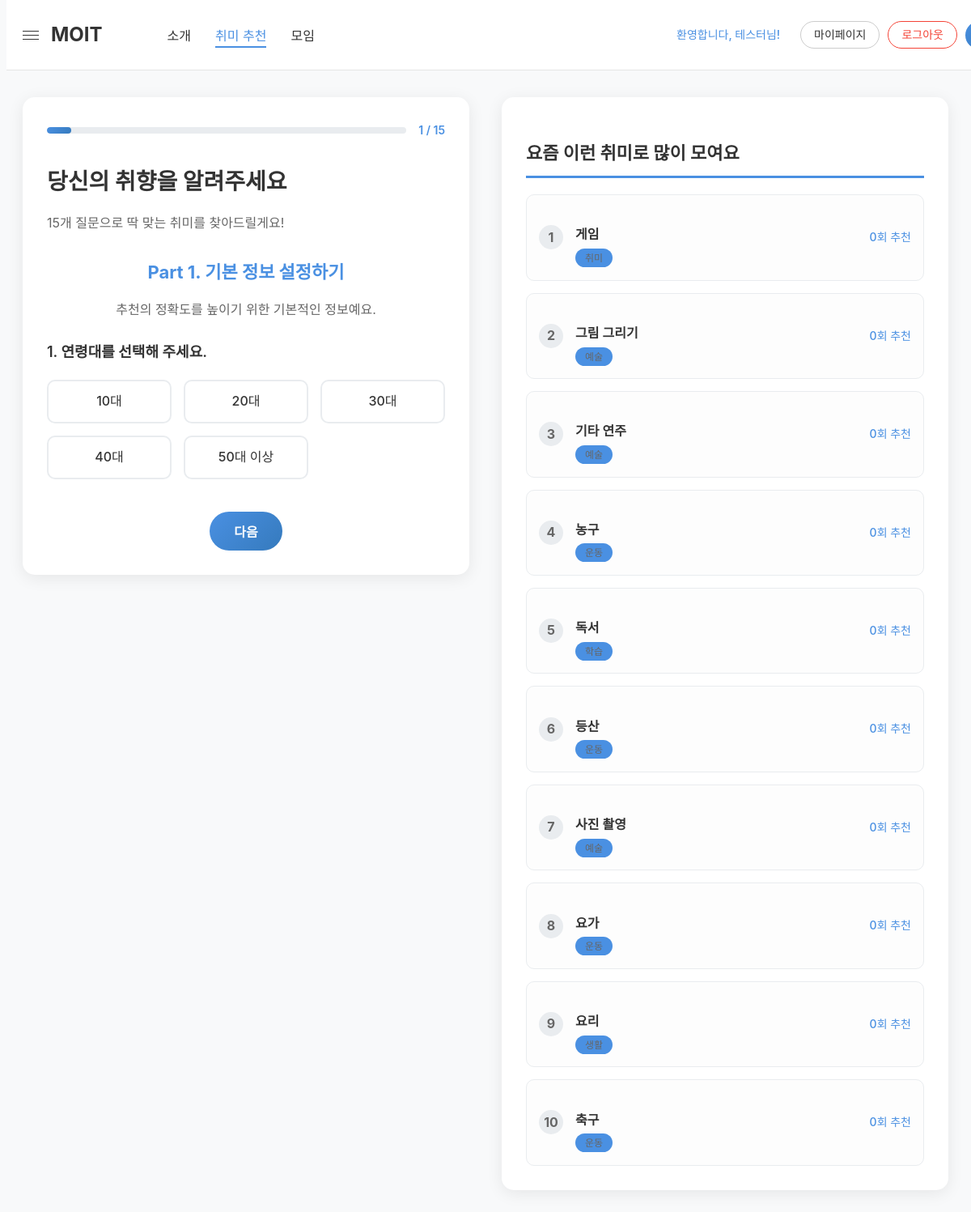
The page /php/hobby_recommendation.php (signed in) on the database its author committed.
### tables this page shows
CREATE TABLE IF NOT EXISTS hobbies (
    id INT AUTO_INCREMENT PRIMARY KEY,
    name VARCHAR(50) NOT NULL COMMENT '취미명',
    category VARCHAR(30) NOT NULL COMMENT '카테고리 (운동, 예술, 학습 등)',
    description TEXT COMMENT '취미 설명',
    difficulty_level ENUM('초급', '중급', '고급') DEFAULT '초급' COMMENT '난이도',
    activity_type ENUM('실내', '실외', '혼합') DEFAULT '혼합' COMMENT '활동 장소',
    group_size ENUM('개인', '소그룹', '대그룹', '상관없음') DEFAULT '상관없음' COMMENT '참여 인원',
    cost_level ENUM('무료', '저비용', '중비용', '고비용') DEFAULT '저비용' COMMENT '비용 수준',
    physical_level ENUM('낮음', '보통', '높음') DEFAULT '보통' COMMENT '체력 요구도',
    created_at TIMESTAMP DEFAULT CURRENT_TIMESTAMP,
    INDEX idx_category (category),
    INDEX idx_activity_type (activity_type),
    INDEX idx_physical_level (physical_level)
);

### php/config.php (called while the page is built, shortened)
<?php
function isLoggedIn() {
    return isset($_SESSION['user_id']);
}
?>

### php/hobby_recommendation.php (the view, shortened to what this page needs)
<?php
require_once 'config.php';
$recommendations = [];
$popular_hobbies = [];
try {
    $pdo = getDBConnection();
    $stmt = $pdo->query("
        SELECT h.*, COUNT(hr.hobby_id) as recommendation_count
        FROM hobbies h
        LEFT JOIN hobby_recommendations hr ON h.id = hr.hobby_id
        GROUP BY h.id
        ORDER BY recommendation_count DESC, h.name ASC
        LIMIT 10
    ");
    $popular_hobbies = $stmt->fetchAll(PDO::FETCH_ASSOC);
} catch (PDOException $e) {
    debug_output("데이터베이스 에러", $e->getMessage());
    $error_message = '데이터를 불러오는 중 오류가 발생했습니다.';
}
?>
<!DOCTYPE html>
<html lang="ko">
<head>
    <link rel="stylesheet" href="../css/navbar-style.css">
    <link rel="stylesheet" href="../css/hobby_recommendation-style.css">
</head>
<body>
    <?php require_once 'navbar.php'; ?>
    <main class="main-container">
        <div class="content-wrapper">
            <div class="left-section">
                <?php if (empty($recommendations)): ?>
                    <div class="survey-container">
                        <div class="survey-progress">
                            <div class="progress-bar">
                                <div class="progress-fill" id="progressFill"></div>
                            </div>
                            <span class="progress-text" id="progressText">1 / 15</span>
                        </div>
                        <h2>당신의 취향을 알려주세요</h2>
                        <p class="survey-subtitle">15개 질문으로 딱 맞는 취미를 찾아드릴게요!</p>
                        <form method="POST" class="survey-form" id="surveyForm">
                            <?php
                                $part1_questions = [
                                    ['name' => 'age_group', 'label' => '1. 연령대를 선택해 주세요.', 'options' => ['10대', '20대', '30대', '40대', '50대 이상']],
                                    ['name' => 'gender', 'label' => '2. 성별을 선택해 주세요.', 'options' => ['남성', '여성', '선택 안 함']],
                                    ['name' => 'occupation', 'label' => '3. 현재 어떤 일을 하고 계신가요?', 'options' => ['학생', '직장인', '프리랜서', '주부', '구직자', '기타']],
                                    ['name' => 'weekly_time', 'label' => '4. 일주일에 온전히 나를 위해 사용할 수 있는 시간은 어느 정도인가요?', 'options' => ['3시간 미만', '3~5시간', '5~10시간', '10시간 이상']],
                                    ['name' => 'monthly_budget', 'label' => '5. 한 달에 취미 활동을 위해 얼마까지 지출할 수 있나요?', 'options' => ['5만원 미만', '5~10만원', '10~20만원', '20만원 이상']],
                                ];
                                ?>
                                <?php
                                                                $part2_questions = [
                                    ['name' => 'Q6', 'label' => '6. 새로운 사람들과 어울리기보다, 혼자 또는 가까운 친구와 깊이 있는 시간을 보내는 것을 선호합니다.'],
                                    ['name' => 'Q7', 'label' => '7. 반복적인 일상에 안정감을 느끼기보다, 예측 불가능한 새로운 경험을 통해 영감을 얻는 편입니다.'],
                                    ['name' => 'Q8', 'label' => '8. 즉흥적으로 행동하기보다, 명확한 목표를 세우고 계획에 따라 꾸준히 실행하는 것에서 성취감을 느낍니다.'],
                                    ['name' => 'Q9', 'label' => '9. 정해진 규칙을 따르기보다, 나만의 방식과 스타일을 더해 독창적인 결과물을 만드는 것을 즐깁니다.'],
                                    ['name' => 'Q10', 'label' => '10. 과정 자체를 즐기는 것도 좋지만, 꾸준한 연습을 통해 실력이 향상되는 것을 눈으로 확인할 때 가장 큰 보람을 느낍니다.'],
                                    ['name' => 'Q11', 'label' => '11. 하루의 스트레스를 조용히 생각하며 풀기보다, 몸을 움직여 땀을 흘리며 해소하는 것을 선호합니다.'],
                                    ['name' => 'Q12', 'label' => '12. 취미 활동을 통해 새로운 수익을 창출하거나, SNS에서 영향력을 키우는 것에 관심이 많습니다.'],
                                    ['name' => 'Q13', 'label' => '13. 오프라인에서 직접 만나 교류하는 것만큼, 온라인 커뮤니티에서 소통하는 것에서도 강한 소속감을 느낍니다.'],
                                    ['name' => 'Q14', 'label' => '14. 하나의 취미를 깊게 파고드는 전문가가 되기보다, 다양한 분야를 경험해보는 제너럴리스트가 되고 싶습니다.'],
                                    ['name' => 'Q15', 'label' => '15. 이 취미를 통해 \'무엇을 얻을 수 있는가\'보다 \'그 순간이 얼마나 즐거운가\'가 더 중요합니다.'],
                                ];
                                $all_questions = array_merge(
                                    array_map(fn($q) => array_merge($q, ['type' => 'radio']), $part1_questions),
                                    array_map(fn($q) => array_merge($q, ['type' => 'likert']), $part2_questions)
                                );
                            ?>
                            <div id="part1-header" class="survey-part-header" style="display: none;">
                                <h3>Part 1. 기본 정보 설정하기</h3>
                                <p class="part-subtitle">추천의 정확도를 높이기 위한 기본적인 정보예요.</p>
                            </div>
                            <?php foreach ($all_questions as $index => $q): ?>
                                <div class="question-step <?php echo $index === 0 ? 'active' : ''; ?>" data-step="<?php echo $index + 1; ?>">
                                    <?php if ($q['type'] === 'radio'): ?>
                                        <div class="question-group">
                                            <label class="question-label"><?php echo $q['label']; ?></label>
                                            <div class="option-group-inline">
                                                <?php foreach ($q['options'] as $opt): ?>
                                                <label class="option-label-inline">
                                                    <span><?php echo $opt; ?></span>
                                                </label>
                                                <?php endforeach; ?>
                                            </div>
                                        </div>
                                    <?php endif; ?>
                                </div>
                            <?php endforeach; ?>
                            <div class="survey-buttons">
                                <button type="button" class="btn-next" id="nextBtn">다음</button>
                            </div>
                        </form>
                    </div>
                <?php endif; ?>
            </div>
            <div class="right-section">
                <h3>요즘 이런 취미로 많이 모여요</h3>
                <div class="popular-hobbies">
                    <?php foreach ($popular_hobbies as $index => $hobby): ?>
                        <div class="popular-hobby-item" onclick="loadMeetups(<?php echo $hobby['id']; ?>)">
                            <div class="hobby-rank"><?php echo $index + 1; ?></div>
                            <div class="hobby-info">
                                <h4 class="hobby-name"><?php echo htmlspecialchars($hobby['name']); ?></h4>
                                <span class="hobby-category"><?php echo htmlspecialchars($hobby['category']); ?></span>
                            </div>
                            <div class="hobby-count">
                                <span><?php echo $hobby['recommendation_count']; ?>회 추천</span>
                            </div>
                        </div>
                    <?php endforeach; ?>
                </div>
            </div>
        </div>
    </main>
</body>
</html>

### php/navbar.php
<?php $currentPage = basename($_SERVER['PHP_SELF']); ?>
<nav class="navbar">
    <div class="nav-container">
        <div class="nav-left">
            <div class="hamburger">
                <span></span>
                <span></span>
                <span></span>
            </div>
            <div class="logo"><a href="/index.php">MOIT</a></div>
            <ul class="nav-menu">
                <li><a href="/php/introduction.php" class="<?php echo ($currentPage == 'introduction.php') ? 'active' : ''; ?>">소개</a></li>
                <li><a href="/php/hobby_recommendation.php" class="<?php echo ($currentPage == 'hobby_recommendation.php') ? 'active' : ''; ?>">취미 추천</a></li>
                <li><a href="/php/meeting.php" class="<?php echo ($currentPage == 'meeting.php') ? 'active' : ''; ?>">모임</a></li>
            </ul>
        </div>
        <div class="nav-right">
            <?php if (isLoggedIn()): ?>
                <span class="welcome-msg">환영합니다, <?php echo htmlspecialchars($_SESSION['user_nickname']); ?>님!</span>
                <a href="/php/mypage.php" class="nav-btn">마이페이지</a> <a href="/php/logout.php" class="nav-btn logout-btn">로그아웃</a>
                <button class="profile-btn"></button>
            <?php else: ?>
                <a href="/php/login.php" class="nav-btn">로그인</a>
                <a href="/php/register.php" class="nav-btn">회원가입</a>
                <button class="profile-btn"></button>
            <?php endif; ?>
        </div>
    </div>
</nav>

### css/navbar-style.css (style rules this page uses)
.navbar { position: fixed; top: 0; width: 100%; background: rgba(255, 255, 255, 0.9); backdrop-filter: blur(10px); padding: 15px 0; z-index: 1000; border-bottom: 1px solid rgba(0, 0, 0, 0.1); transition: all 0.3s ease; }
.nav-container { max-width: 1200px; margin: 0 auto; display: flex; justify-content: space-between; align-items: center; padding: 0 20px; width: 100%; line-height: 1.2; }
.nav-left { display: flex; align-items: center; flex: 1; }
.hamburger { display: flex; flex-direction: column; width: 20px; height: 15px; margin-right: 15px; cursor: pointer; transition: all 0.3s ease; }
.hamburger span { width: 100%; height: 2px; background: #333; margin: 2px 0; transition: all 0.3s ease; }
.logo { font-size: 24px; font-weight: bold; margin-right: 40px; }
.logo a { color: #333; text-decoration: none; }
.nav-menu { display: flex; list-style: none; gap: 30px; }
.nav-menu a { color: #333; text-decoration: none; font-size: 16px; transition: all 0.3s ease; position: relative; padding: 5px 0; line-height: normal; }
.nav-menu a:hover, .nav-menu a.active { color: #4A90E2; }
.nav-menu a::after { content: ''; position: absolute; width: 0; height: 2px; bottom: 0; left: 0; background: #4A90E2; transition: width 0.3s ease; }
.nav-menu a:hover::after, .nav-menu a.active::after { width: 100%; }
.nav-right { display: flex; gap: 10px; align-items: center; flex: 0 0 auto; }
.nav-btn { padding: 8px 16px; border: 1px solid rgba(0, 0, 0, 0.2); background: transparent; color: #333; border-radius: 20px; cursor: pointer; font-size: 14px; text-decoration: none; transition: all 0.3s ease; white-space: nowrap; }
.logout-btn { border-color: #f44336; color: #f44336; }
.welcome-msg { color: #4A90E2; font-size: 14px; margin-right: 15px; font-weight: 500; white-space: nowrap; }
.profile-btn { width: 35px; height: 35px; border-radius: 50%; background: linear-gradient(135deg, #4A90E2, #357ABD); border: none; cursor: pointer; transition: all 0.3s ease; }

### rows shown on the page
hobbies: name "게임", category "취미", recommendation_count "0"
hobbies: name "그림 그리기", category "예술", recommendation_count "0"
hobbies: name "기타 연주", category "예술", recommendation_count "0"
hobbies: name "농구", category "운동", recommendation_count "0"
hobbies: name "독서", category "학습", recommendation_count "0"
hobbies: name "등산", category "운동", recommendation_count "0"
hobbies: name "사진 촬영", category "예술", recommendation_count "0"
hobbies: name "요가", category "운동", recommendation_count "0"
hobbies: name "요리", category "생활", recommendation_count "0"
hobbies: name "축구", category "운동", recommendation_count "0"

### other values the page prints
$_SESSION['user_nickname'] "테스터"
$q['label'] "1. 연령대를 선택해 주세요."
$opt "10대"
$opt "20대"
$opt "30대"
$opt "40대"
$opt "50대 이상"
